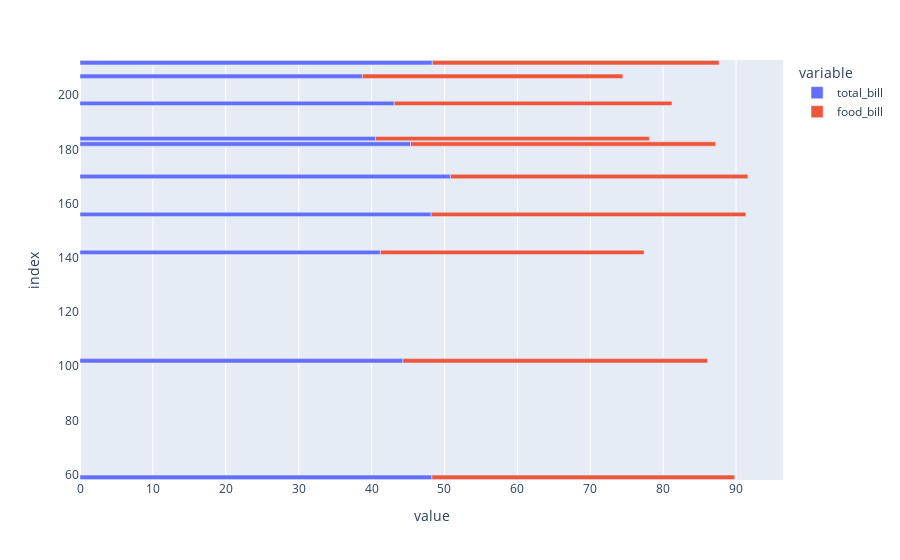

This figure's notebook cell:
### Code cell
px.bar(tips.head(10), ['total_bill', 'food_bill'])       # for first ten

### Figure 1 — Plotly figure (JSON) as saved in the notebook; plotly's stock layout.template omitted (floating-point values rounded to 4 significant figures)
{"data": [{"alignmentgroup": "True", "hovertemplate": "variable=total_bill<br>value=%{x}<br>index=%{y}<extra></extra>", "legendgroup": "total_bill", "marker": {"color": "#636efa", "pattern": {"shape": ""}}, "name": "total_bill", "offsetgroup": "total_bill", "orientation": "h", "showlegend": true, "textposition": "auto", "type": "bar", "x": [48.17, 45.35, 44.3, 48.27, 50.81, 48.33, 43.11, 40.55, 41.19, 38.73], "xaxis": "x", "y": [156, 182, 102, 59, 170, 212, 197, 184, 142, 207], "yaxis": "y"}, {"alignmentgroup": "True", "hovertemplate": "variable=food_bill<br>value=%{x}<br>index=%{y}<extra></extra>", "legendgroup": "food_bill", "marker": {"color": "#EF553B", "pattern": {"shape": ""}}, "name": "food_bill", "offsetgroup": "food_bill", "orientation": "h", "showlegend": true, "textposition": "auto", "type": "bar", "x": [43.17, 41.85, 41.8, 41.54, 40.81, 39.33, 38.11, 37.55, 36.19, 35.73], "xaxis": "x", "y": [156, 182, 102, 59, 170, 212, 197, 184, 142, 207], "yaxis": "y"}], "layout": {"barmode": "relative", "legend": {"title": {"text": "variable"}, "tracegroupgap": 0}, "margin": {"t": 60}, "xaxis": {"anchor": "y", "domain": [0, 1], "title": {"text": "value"}}, "yaxis": {"anchor": "x", "domain": [0, 1], "title": {"text": "index"}}}}
